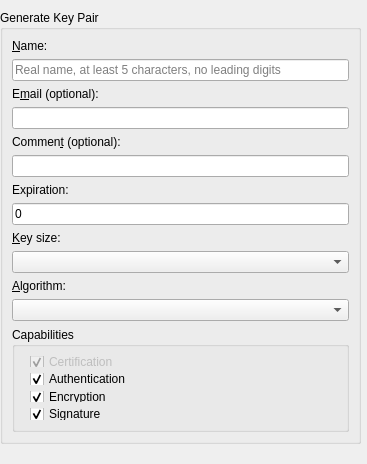
<?xml version="1.0" encoding="UTF-8"?>
<ui version="4.0">
 <class>kgpgKeyGenerate</class>
 <widget class="KDialog" name="kgpgKeyGenerate">
  <property name="geometry">
   <rect>
    <x>0</x>
    <y>0</y>
    <width>367</width>
    <height>464</height>
   </rect>
  </property>
  <property name="windowTitle">
   <string>Key Generation</string>
  </property>
  <widget class="QGroupBox" name="vgroup">
   <property name="geometry">
    <rect>
     <x>0</x>
     <y>10</y>
     <width>361</width>
     <height>434</height>
    </rect>
   </property>
   <property name="title">
    <string>Generate Key Pair</string>
   </property>
   <layout class="QVBoxLayout" name="verticalLayout">
    <item>
     <widget class="QLabel" name="nameLabel">
      <property name="text">
       <string extracomment="Name of key owner">&amp;Name:</string>
      </property>
      <property name="buddy">
       <cstring>m_kname</cstring>
      </property>
     </widget>
    </item>
    <item>
     <widget class="KLineEdit" name="m_kname">
      <property name="toolTip">
       <string>The name must have a length of at least 5 characters and must not begin with a digit.</string>
      </property>
      <property name="placeholderText">
       <string>Real name, at least 5 characters, no leading digits</string>
      </property>
     </widget>
    </item>
    <item>
     <widget class="QLabel" name="emailLabel">
      <property name="text">
       <string extracomment="Email address of key owner">E&amp;mail (optional):</string>
      </property>
      <property name="buddy">
       <cstring>m_mail</cstring>
      </property>
     </widget>
    </item>
    <item>
     <widget class="KLineEdit" name="m_mail"/>
    </item>
    <item>
     <widget class="QLabel" name="label_2">
      <property name="text">
       <string>Commen&amp;t (optional):</string>
      </property>
      <property name="buddy">
       <cstring>m_comment</cstring>
      </property>
     </widget>
    </item>
    <item>
     <widget class="KLineEdit" name="m_comment"/>
    </item>
    <item>
     <widget class="QLabel" name="label_3">
      <property name="text">
       <string>Expiration:</string>
      </property>
      <property name="buddy">
       <cstring>m_days</cstring>
      </property>
     </widget>
    </item>
    <item>
     <widget class="KLineEdit" name="m_days">
      <property name="text">
       <string>0</string>
      </property>
     </widget>
    </item>
    <item>
     <widget class="QLabel" name="label_4">
      <property name="text">
       <string>&amp;Key size:</string>
      </property>
      <property name="buddy">
       <cstring>m_keysize</cstring>
      </property>
     </widget>
    </item>
    <item>
     <widget class="KComboBox" name="m_keysize"/>
    </item>
    <item>
     <widget class="QLabel" name="label_5">
      <property name="text">
       <string>&amp;Algorithm:</string>
      </property>
      <property name="buddy">
       <cstring>m_keykind</cstring>
      </property>
     </widget>
    </item>
    <item>
     <widget class="KComboBox" name="m_keykind"/>
    </item>
    <item>
     <widget class="QGroupBox" name="capabilities">
      <property name="sizePolicy">
       <sizepolicy hsizetype="MinimumExpanding" vsizetype="MinimumExpanding">
        <horstretch>0</horstretch>
        <verstretch>0</verstretch>
       </sizepolicy>
      </property>
      <property name="title">
       <string>Capabilities</string>
      </property>
      <layout class="QFormLayout" name="formLayout">
       <property name="fieldGrowthPolicy">
        <enum>QFormLayout::ExpandingFieldsGrow</enum>
       </property>
       <item row="0" column="1">
        <widget class="QCheckBox" name="capCert">
         <property name="enabled">
          <bool>false</bool>
         </property>
         <property name="toolTip">
          <string>Certification is automatically enabled for all keys</string>
         </property>
         <property name="text">
          <string>Certification</string>
         </property>
         <property name="checked">
          <bool>true</bool>
         </property>
        </widget>
       </item>
       <item row="3" column="1">
        <widget class="QCheckBox" name="capSign">
         <property name="text">
          <string>Signature</string>
         </property>
         <property name="checked">
          <bool>true</bool>
         </property>
        </widget>
       </item>
       <item row="1" column="1">
        <widget class="QCheckBox" name="capAuth">
         <property name="text">
          <string>Authentication</string>
         </property>
         <property name="checked">
          <bool>true</bool>
         </property>
        </widget>
       </item>
       <item row="2" column="1">
        <widget class="QCheckBox" name="capEncrypt">
         <property name="text">
          <string>Encryption</string>
         </property>
         <property name="checked">
          <bool>true</bool>
         </property>
        </widget>
       </item>
      </layout>
     </widget>
    </item>
   </layout>
  </widget>
 </widget>
 <customwidgets>
  <customwidget>
   <class>KDialog</class>
   <extends>QDialog</extends>
   <header>kdialog.h</header>
   <container>1</container>
  </customwidget>
  <customwidget>
   <class>KComboBox</class>
   <extends>QComboBox</extends>
   <header>kcombobox.h</header>
  </customwidget>
  <customwidget>
   <class>KLineEdit</class>
   <extends>QLineEdit</extends>
   <header>klineedit.h</header>
  </customwidget>
 </customwidgets>
 <resources/>
 <connections/>
</ui>
